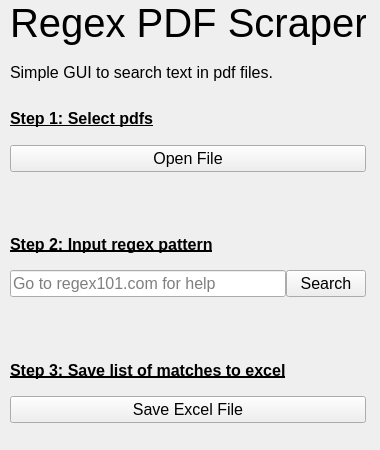
<?xml version="1.0" encoding="UTF-8"?>
<ui version="4.0">
 <class>RPS_GUI</class>
 <widget class="QMainWindow" name="RPS_GUI">
  <property name="geometry">
   <rect>
    <x>0</x>
    <y>0</y>
    <width>380</width>
    <height>450</height>
   </rect>
  </property>
  <property name="sizePolicy">
   <sizepolicy hsizetype="Expanding" vsizetype="Fixed">
    <horstretch>0</horstretch>
    <verstretch>0</verstretch>
   </sizepolicy>
  </property>
  <property name="maximumSize">
   <size>
    <width>380</width>
    <height>450</height>
   </size>
  </property>
  <property name="windowTitle">
   <string>Regex PDF Scraper</string>
  </property>
  <widget class="QWidget" name="centralwidget">
   <property name="sizePolicy">
    <sizepolicy hsizetype="Expanding" vsizetype="Fixed">
     <horstretch>0</horstretch>
     <verstretch>0</verstretch>
    </sizepolicy>
   </property>
   <widget class="QWidget" name="verticalLayoutWidget">
    <property name="geometry">
     <rect>
      <x>10</x>
      <y>0</y>
      <width>356</width>
      <height>423</height>
     </rect>
    </property>
    <layout class="QVBoxLayout" name="verticalLayout">
     <property name="sizeConstraint">
      <enum>QLayout::SetNoConstraint</enum>
     </property>
     <item>
      <widget class="QLabel" name="tile">
       <property name="font">
        <font>
         <pointsize>30</pointsize>
         <weight>50</weight>
         <italic>false</italic>
         <bold>false</bold>
        </font>
       </property>
       <property name="text">
        <string>Regex PDF Scraper</string>
       </property>
      </widget>
     </item>
     <item>
      <widget class="QLabel" name="description">
       <property name="font">
        <font>
         <family>Arial</family>
         <pointsize>12</pointsize>
        </font>
       </property>
       <property name="text">
        <string>Simple GUI to search text in pdf files.</string>
       </property>
      </widget>
     </item>
     <item>
      <widget class="QLabel" name="step_1">
       <property name="font">
        <font>
         <family>Arial</family>
         <pointsize>12</pointsize>
         <weight>75</weight>
         <bold>true</bold>
         <underline>true</underline>
        </font>
       </property>
       <property name="text">
        <string>Step 1: Select pdfs</string>
       </property>
      </widget>
     </item>
     <item>
      <widget class="QPushButton" name="open_file_button">
       <property name="font">
        <font>
         <family>Arial</family>
         <pointsize>12</pointsize>
        </font>
       </property>
       <property name="text">
        <string>Open File</string>
       </property>
      </widget>
     </item>
     <item>
      <widget class="QLabel" name="file_confirm">
       <property name="font">
        <font>
         <family>Arial</family>
         <pointsize>12</pointsize>
        </font>
       </property>
       <property name="text">
        <string/>
       </property>
      </widget>
     </item>
     <item>
      <widget class="QLabel" name="step_2">
       <property name="font">
        <font>
         <family>Arial</family>
         <pointsize>12</pointsize>
         <weight>75</weight>
         <bold>true</bold>
         <underline>true</underline>
        </font>
       </property>
       <property name="text">
        <string>Step 2: Input regex pattern</string>
       </property>
      </widget>
     </item>
     <item>
      <layout class="QHBoxLayout" name="horizontalLayout_2">
       <property name="spacing">
        <number>0</number>
       </property>
       <property name="sizeConstraint">
        <enum>QLayout::SetDefaultConstraint</enum>
       </property>
       <item>
        <widget class="QLineEdit" name="regex_input">
         <property name="font">
          <font>
           <family>Arial</family>
           <pointsize>12</pointsize>
          </font>
         </property>
         <property name="focusPolicy">
          <enum>Qt::StrongFocus</enum>
         </property>
         <property name="text">
          <string/>
         </property>
         <property name="placeholderText">
          <string>Go to regex101.com for help</string>
         </property>
         <property name="clearButtonEnabled">
          <bool>false</bool>
         </property>
        </widget>
       </item>
       <item>
        <widget class="QPushButton" name="regex_search_button">
         <property name="font">
          <font>
           <family>Arial</family>
           <pointsize>12</pointsize>
          </font>
         </property>
         <property name="text">
          <string>Search</string>
         </property>
        </widget>
       </item>
      </layout>
     </item>
     <item>
      <widget class="QLabel" name="regex_confirm">
       <property name="font">
        <font>
         <family>Arial</family>
         <pointsize>12</pointsize>
        </font>
       </property>
       <property name="text">
        <string/>
       </property>
      </widget>
     </item>
     <item>
      <widget class="QLabel" name="step_3">
       <property name="font">
        <font>
         <family>Arial</family>
         <pointsize>12</pointsize>
         <weight>75</weight>
         <bold>true</bold>
         <underline>true</underline>
        </font>
       </property>
       <property name="text">
        <string>Step 3: Save list of matches to excel</string>
       </property>
      </widget>
     </item>
     <item>
      <widget class="QPushButton" name="save_button">
       <property name="font">
        <font>
         <family>Arial</family>
         <pointsize>12</pointsize>
        </font>
       </property>
       <property name="text">
        <string>Save Excel File</string>
       </property>
      </widget>
     </item>
    </layout>
   </widget>
  </widget>
 </widget>
 <resources/>
 <connections/>
</ui>
